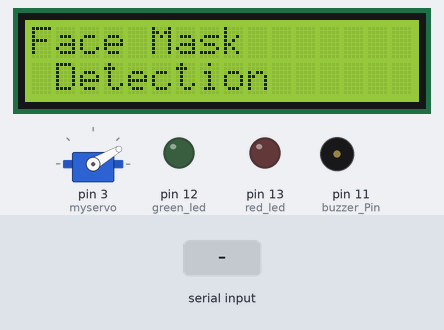
The sketch below on a simulated Arduino Uno, built with avr-gcc and run on an emulated ATmega328P. Parts: servo, 16×2 character LCD, output pins drawn as LEDs (lit = HIGH), buzzer (waves = sounding, pin HIGH). The test bench sets the inputs (shaded band). What the sketch prints to the serial monitor is not drawn.

Above: at 2.1 s.
At 5.2 s:
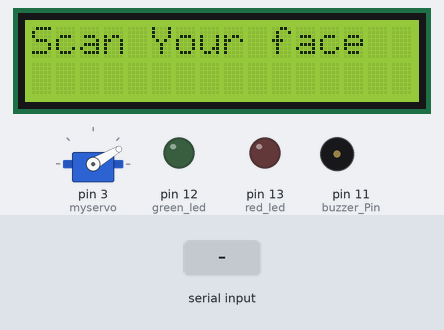
5.3 s: "b" received over Serial
At 6.2 s:
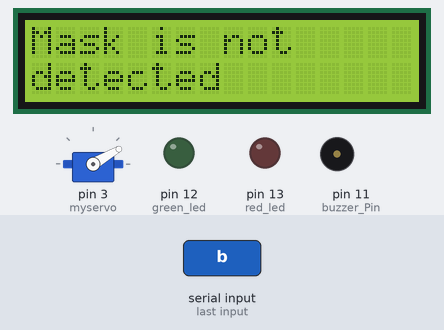
8.3 s: "a" received over Serial
At 10.3 s:
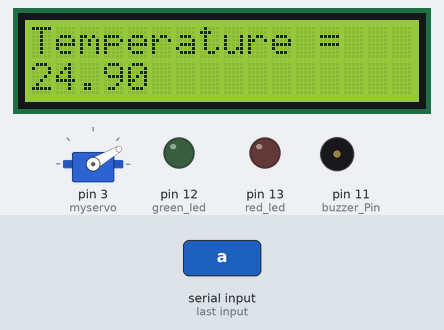
Timing chart, 0 to 15.3 s (numbered marks = the images above; inputs shaded):
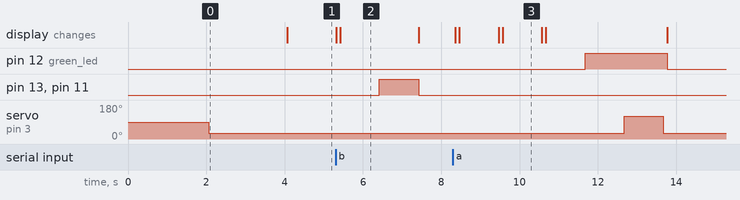

Measured:
- after the input at 5.3 s, pin 13 (red_led), pin 11 (buzzer_Pin): LOW → HIGH after 1.1 s, → LOW 1.0 s later; the display: first changes at once (image 2 shows a later state)
- after the input at 8.3 s, pin 12 (green_led): LOW → HIGH after 3.4 s, → LOW 2.1 s later; servo on pin 3 (myservo): 30° → 120° after 4.4 s, → 30° 1.0 s later; the display: first changes after 0.06 s (image 3 shows a later state)
- what the display in image 2 shows lasts 2.0 s, from 5.4 s to 7.4 s
- what the display in image 3 shows lasts 1.0 s, from 9.6 s to 10.6 s

The sketch:

Face-Mask-Detection_Arduino.ino
```cpp
#include <LiquidCrystal.h>
#include <Servo.h>

Servo myservo;  // create servo object to control a servo

LiquidCrystal lcd(4, 5, 6, 7, 8,9);

const int buzzer_Pin = 11;
const int green_led = 12;
const int red_led = 13;
const int temp_pin = A0;
float temperature;
char face_status = 0;
int pos = 0;    // variable to store the servo position

void setup() {
  Serial.begin(9600);
  myservo.attach(3);  // attaches the servo on pin 9 to the servo object
  pinMode(buzzer_Pin, OUTPUT);
  pinMode(red_led, OUTPUT);
  pinMode(green_led, OUTPUT);


  lcd.begin(16, 2);
  lcd.print("Face Mask");
  lcd.setCursor(0,2);
  lcd.print(" Detection");
  delay(2000);
  myservo.write(30);
  delay(2000);
}
void loop() {
  digitalWrite(red_led, LOW);
  digitalWrite(buzzer_Pin, LOW);
  digitalWrite(green_led, LOW);
  lcd.clear();
  lcd.print("Scan Your face");
  delay(100);
  while (Serial.available() > 0)
  {
    face_status = Serial.read();
    if(face_status == 'a')
    {
      lcd.clear();
      delay(100);
      lcd.print("Masked Detected");
      lcd.setCursor(0,2);
      lcd.print("Read Temperature");
      delay(1000);

     temperature = analogRead(temp_pin);
     temperature= ( temperature/1024.0)*5000;
     temperature = temperature/10;
     Serial.print("Temperature value = ");
     Serial.println(temperature);
     lcd.clear();
     delay(100);
     lcd.print("Temperature = ");
     lcd.setCursor(0,2);
     lcd.print(temperature);
     delay(1000);
     if(temperature > 40)
     {
       lcd.clear();
       delay(100);
       lcd.print("Body Temperature High");
       lcd.setCursor(0,2);
       lcd.print("Gate Closed");
       delay(1000);
       digitalWrite(buzzer_Pin, HIGH);
       digitalWrite(red_led, HIGH);
       digitalWrite(green_led, LOW);
       delay(1000);
       digitalWrite(buzzer_Pin, LOW);
    }
    else
    {
      lcd.clear();
      delay(100);
      lcd.print("Gate Open");
      delay(1000);
      digitalWrite(buzzer_Pin, LOW);
      digitalWrite(green_led, HIGH);
      digitalWrite(red_led, LOW);
      delay(1000);
      myservo.write(120);
      delay(1000);
      myservo.write(30);
      delay(100);
   }
  }
  else if(face_status == 'b')
  {
     lcd.clear();
     delay(100);
     lcd.print("Mask is not");
     lcd.setCursor(0,2);
     lcd.print("detected");
     delay(1000);
     digitalWrite(buzzer_Pin, HIGH);
     digitalWrite(red_led, HIGH);
     digitalWrite(green_led, LOW);
     delay(1000);
     digitalWrite(buzzer_Pin, LOW);
  }
  else
  {
    /* Do nothing */
  }
 }
}
```
